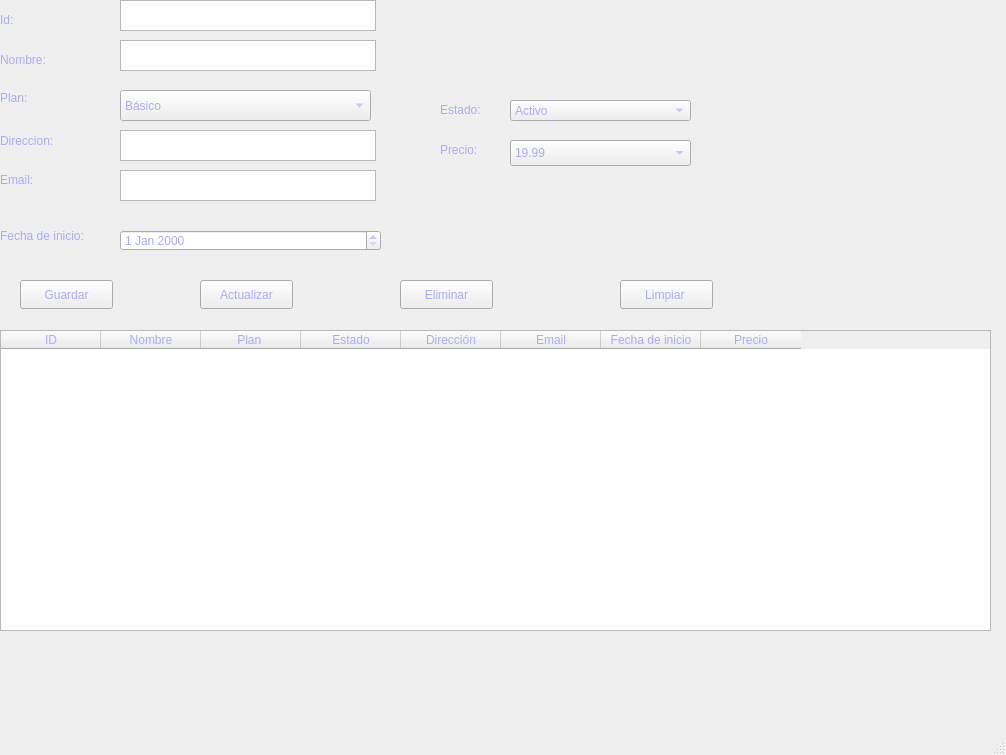
<?xml version="1.0" encoding="UTF-8"?>
<ui version="4.0">
 <class>MainWindow</class>
 <widget class="QMainWindow" name="MainWindow">
  <property name="geometry">
   <rect>
    <x>0</x>
    <y>0</y>
    <width>1006</width>
    <height>755</height>
   </rect>
  </property>
  <property name="windowTitle">
   <string>MainWindow</string>
  </property>
  <property name="styleSheet">
   <string notr="true">color: rgb(170, 170, 255);</string>
  </property>
  <widget class="QWidget" name="centralwidget">
   <widget class="QLabel" name="label">
    <property name="geometry">
     <rect>
      <x>0</x>
      <y>10</y>
      <width>63</width>
      <height>20</height>
     </rect>
    </property>
    <property name="styleSheet">
     <string notr="true"/>
    </property>
    <property name="text">
     <string>Id:</string>
    </property>
   </widget>
   <widget class="QLabel" name="label_2">
    <property name="geometry">
     <rect>
      <x>0</x>
      <y>50</y>
      <width>63</width>
      <height>20</height>
     </rect>
    </property>
    <property name="text">
     <string>Nombre:</string>
    </property>
   </widget>
   <widget class="QLabel" name="label_3">
    <property name="geometry">
     <rect>
      <x>0</x>
      <y>90</y>
      <width>111</width>
      <height>16</height>
     </rect>
    </property>
    <property name="text">
     <string>Plan:</string>
    </property>
   </widget>
   <widget class="QLabel" name="label_4">
    <property name="geometry">
     <rect>
      <x>0</x>
      <y>130</y>
      <width>81</width>
      <height>21</height>
     </rect>
    </property>
    <property name="text">
     <string>Direccion:</string>
    </property>
   </widget>
   <widget class="QLabel" name="label_5">
    <property name="geometry">
     <rect>
      <x>0</x>
      <y>170</y>
      <width>63</width>
      <height>20</height>
     </rect>
    </property>
    <property name="text">
     <string>Email:</string>
    </property>
   </widget>
   <widget class="QTextBrowser" name="txtId">
    <property name="geometry">
     <rect>
      <x>120</x>
      <y>0</y>
      <width>256</width>
      <height>31</height>
     </rect>
    </property>
    <property name="styleSheet">
     <string notr="true">border-left-color: rgb(255, 86, 44);</string>
    </property>
   </widget>
   <widget class="QTextBrowser" name="txtNombre">
    <property name="geometry">
     <rect>
      <x>120</x>
      <y>40</y>
      <width>256</width>
      <height>31</height>
     </rect>
    </property>
   </widget>
   <widget class="QTextBrowser" name="txtDireccion">
    <property name="geometry">
     <rect>
      <x>120</x>
      <y>130</y>
      <width>256</width>
      <height>31</height>
     </rect>
    </property>
   </widget>
   <widget class="QTextBrowser" name="txtEmail">
    <property name="geometry">
     <rect>
      <x>120</x>
      <y>170</y>
      <width>256</width>
      <height>31</height>
     </rect>
    </property>
   </widget>
   <widget class="QLabel" name="label_6">
    <property name="geometry">
     <rect>
      <x>0</x>
      <y>220</y>
      <width>111</width>
      <height>31</height>
     </rect>
    </property>
    <property name="text">
     <string>Fecha de inicio:</string>
    </property>
   </widget>
   <widget class="QDateEdit" name="dateinicio">
    <property name="geometry">
     <rect>
      <x>120</x>
      <y>230</y>
      <width>261</width>
      <height>21</height>
     </rect>
    </property>
   </widget>
   <widget class="QPushButton" name="btnGuardar">
    <property name="geometry">
     <rect>
      <x>20</x>
      <y>280</y>
      <width>93</width>
      <height>29</height>
     </rect>
    </property>
    <property name="styleSheet">
     <string notr="true">gridline-color: rgb(83, 238, 255);</string>
    </property>
    <property name="text">
     <string>Guardar</string>
    </property>
   </widget>
   <widget class="QPushButton" name="btnActualizar">
    <property name="geometry">
     <rect>
      <x>200</x>
      <y>280</y>
      <width>93</width>
      <height>29</height>
     </rect>
    </property>
    <property name="text">
     <string>Actualizar</string>
    </property>
   </widget>
   <widget class="QPushButton" name="btnEliminar">
    <property name="geometry">
     <rect>
      <x>400</x>
      <y>280</y>
      <width>93</width>
      <height>29</height>
     </rect>
    </property>
    <property name="text">
     <string>Eliminar</string>
    </property>
   </widget>
   <widget class="QPushButton" name="btnLimpiar">
    <property name="geometry">
     <rect>
      <x>620</x>
      <y>280</y>
      <width>93</width>
      <height>29</height>
     </rect>
    </property>
    <property name="text">
     <string>Limpiar </string>
    </property>
   </widget>
   <widget class="QTableWidget" name="tableRegistros">
    <property name="geometry">
     <rect>
      <x>0</x>
      <y>330</y>
      <width>991</width>
      <height>301</height>
     </rect>
    </property>
    <property name="styleSheet">
     <string notr="true">border-top-color: rgb(229, 33, 255);</string>
    </property>
    <column>
     <property name="text">
      <string>ID</string>
     </property>
    </column>
    <column>
     <property name="text">
      <string>Nombre</string>
     </property>
    </column>
    <column>
     <property name="text">
      <string>Plan </string>
     </property>
    </column>
    <column>
     <property name="text">
      <string>Estado</string>
     </property>
    </column>
    <column>
     <property name="text">
      <string>Dirección</string>
     </property>
    </column>
    <column>
     <property name="text">
      <string>Email</string>
     </property>
    </column>
    <column>
     <property name="text">
      <string>Fecha de inicio</string>
     </property>
    </column>
    <column>
     <property name="text">
      <string>Precio</string>
     </property>
    </column>
   </widget>
   <widget class="QLabel" name="label_7">
    <property name="geometry">
     <rect>
      <x>440</x>
      <y>100</y>
      <width>63</width>
      <height>20</height>
     </rect>
    </property>
    <property name="text">
     <string>Estado:</string>
    </property>
   </widget>
   <widget class="QComboBox" name="cmbEstado">
    <property name="geometry">
     <rect>
      <x>510</x>
      <y>100</y>
      <width>181</width>
      <height>21</height>
     </rect>
    </property>
    <item>
     <property name="text">
      <string>Activo</string>
     </property>
    </item>
    <item>
     <property name="text">
      <string>Inactivo</string>
     </property>
    </item>
   </widget>
   <widget class="QComboBox" name="cmbPlan">
    <property name="geometry">
     <rect>
      <x>120</x>
      <y>90</y>
      <width>251</width>
      <height>31</height>
     </rect>
    </property>
    <item>
     <property name="text">
      <string>Básico</string>
     </property>
    </item>
    <item>
     <property name="text">
      <string>Premiun</string>
     </property>
    </item>
    <item>
     <property name="text">
      <string>Corporativo</string>
     </property>
    </item>
   </widget>
   <widget class="QLabel" name="label_8">
    <property name="geometry">
     <rect>
      <x>440</x>
      <y>140</y>
      <width>63</width>
      <height>20</height>
     </rect>
    </property>
    <property name="text">
     <string>Precio:</string>
    </property>
   </widget>
   <widget class="QComboBox" name="cmbPrecio">
    <property name="geometry">
     <rect>
      <x>510</x>
      <y>140</y>
      <width>181</width>
      <height>26</height>
     </rect>
    </property>
    <item>
     <property name="text">
      <string>19.99</string>
     </property>
    </item>
    <item>
     <property name="text">
      <string>30</string>
     </property>
    </item>
    <item>
     <property name="text">
      <string>70</string>
     </property>
    </item>
   </widget>
  </widget>
  <widget class="QMenuBar" name="menubar">
   <property name="geometry">
    <rect>
     <x>0</x>
     <y>0</y>
     <width>1006</width>
     <height>25</height>
    </rect>
   </property>
  </widget>
  <widget class="QStatusBar" name="statusbar"/>
 </widget>
 <resources/>
 <connections/>
</ui>
